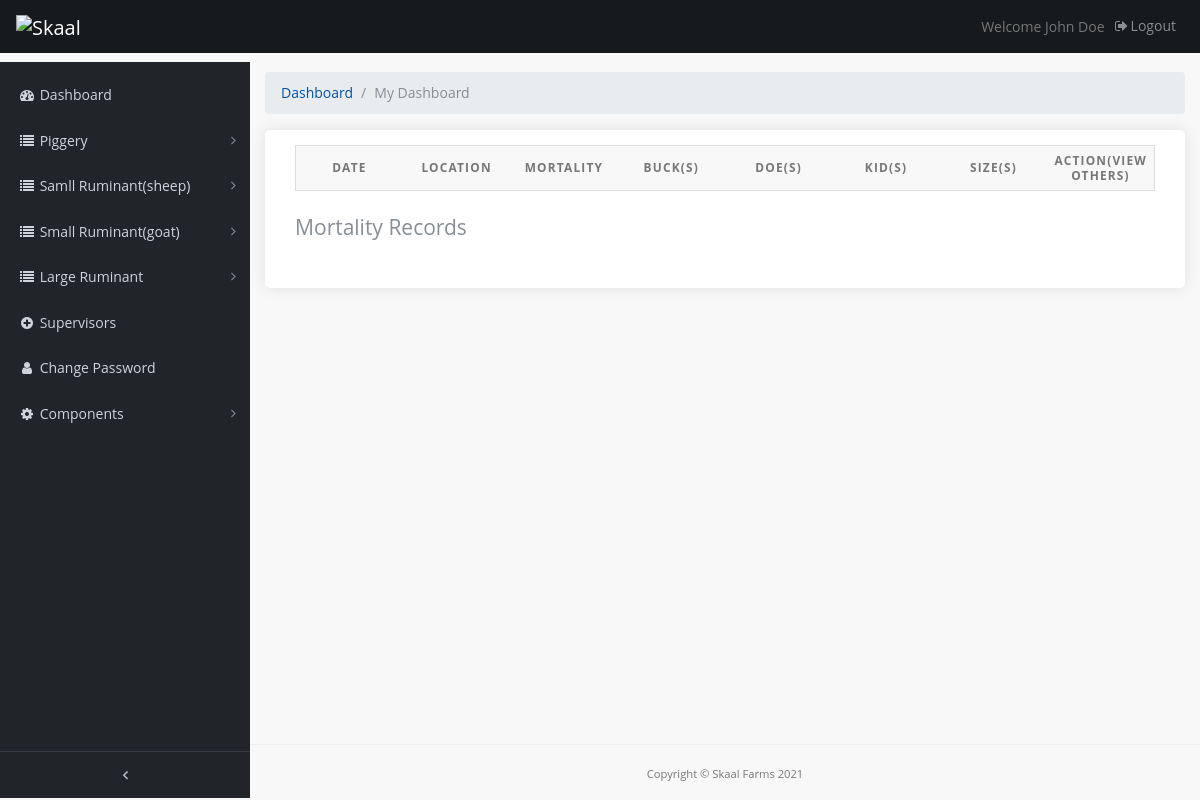
The page /pages/goat-mortality-records on the database as committed earlier.
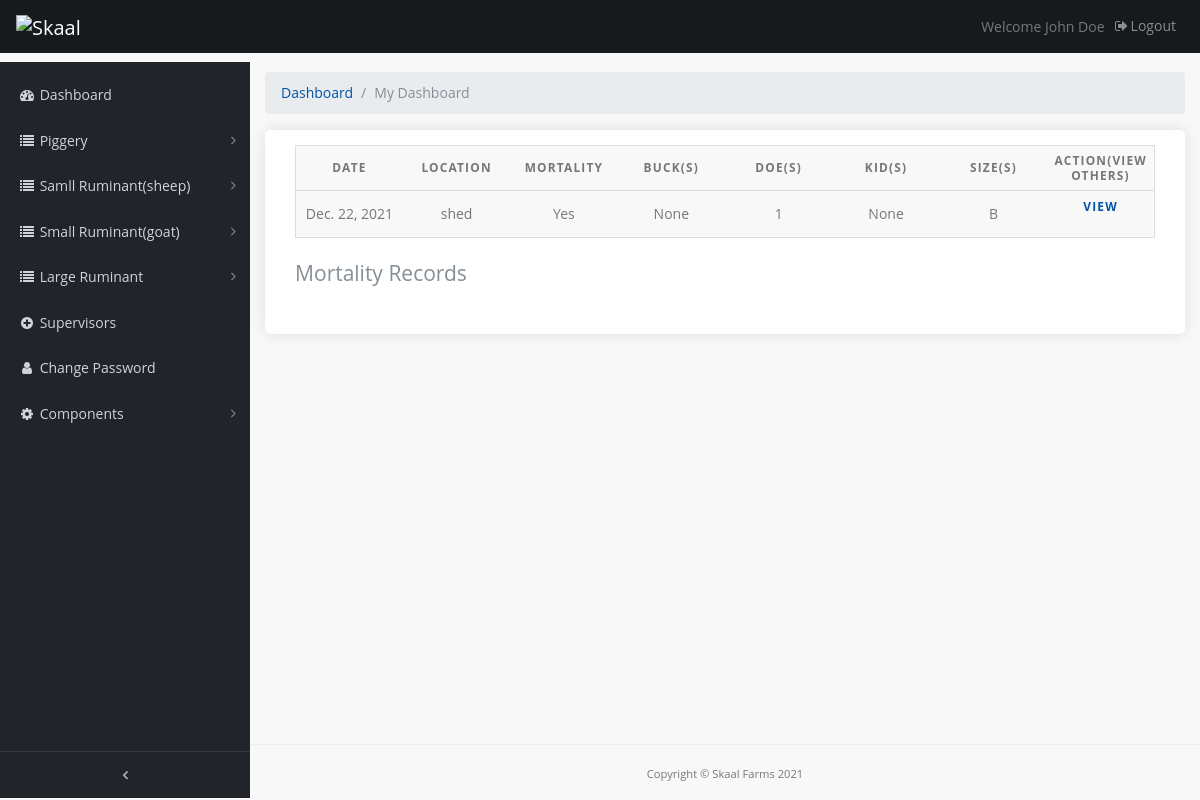
The same page on the database as committed later.
### farmrecord/models.py (models this page shows, shortened)
class GoatMortality(models.Model):
    mortality = models.CharField(max_length=10, verbose_name='mortality')
    date = models.DateField(default=timezone.now)
    location = models.CharField(max_length=200, verbose_name='loaction(s)')
    doe_num = models.IntegerField(verbose_name='Doe(s)', blank=True, null=True)
    buck_num = models.IntegerField(verbose_name='Buck(s)', blank=True, null=True)
    kid = models.IntegerField(verbose_name='kid(s)', blank=True, null=True)
    section = models.ForeignKey(Section, verbose_name='Section', related_name='category3', null=True, on_delete=models.CASCADE)
    size = models.CharField(max_length=100, verbose_name='Size(s)')
    comment = models.TextField(max_length=500, verbose_name='Cause of death' , blank=True)
    image_1 = models.FileField(verbose_name='first image', blank=True, null=True, upload_to='uploads/',)
    image_2 = models.FileField(verbose_name=' second image', blank=True, null=True, upload_to='uploads/')
    class Meta():
        verbose_name_plural='Goat mortality'

### farmrecord/views.py (the view)
# urls.py: path('goat-mortality-records', views.goat_motrec, name='goat_motrec'),
def goat_motrec(request):
    goat_mrec =   GoatMortality.objects.order_by('date')
    return render(request, 'goatmotrec.html', {'goat_mrec': goat_mrec})

### templates/goatmotrec.html (shortened to what this page needs)
{% extends 'base.html' %}
{% load static %}
{% block content %}
  <div class="content-wrapper">
    <div class="container-fluid">
      <ol class="breadcrumb">
        <li class="breadcrumb-item">
          <a href="#">Dashboard</a>
        </li>
        <li class="breadcrumb-item active">My Dashboard</li>
      </ol>
		<div class="box_general padding_bottom">
			<table>
        <caption>Mortality Records</caption>
        <thead>
          <tr>
            <th scope="col">Date</th>
            <th scope="col">Location</th>
            <th scope="col">Mortality</th>
            <th scope="col">Buck(s)</th>
            <th scope="col">Doe(s)</th>
            <th scope="col">Kid(s)</th>
            <th scope="col">Size(s)</th>
            <th scope="col">ACTION(View others)</th>
          </tr>
        </thead>
        <tbody>
          {% if goat_mrec %}
          {% for b in goat_mrec %}
          <tr>
            <td data-label="Date">{{ b.date }}</td>
            <td data-label="Location">{{ b.location }}</td>
            <td data-label="Mortality">{{ b.mortality }}</td>
            <td data-label="Buck(s)">{{ b.buck_num }}</td>
            <td data-label="Doe(s)">{{ b.doe_num }}</td>
            <td data-label="Kid(s)">{{ b.kid }}</td>
            <td data-label="Size(s)">{{ b.size }}</td>
            <th data-label="Action" class="table"><a href="{% url 'farmrecord:cow_motrec_view' b.id %}" >View</a></th>
          {% endfor %}
          {% endif %}
          </tr>
        </tbody>
      </table>
		</div>
	  </div>
   	</div>
{% endblock %}

Rows that differ between the two databases and show on the page:
added GoatMortality: date "Dec. 22, 2021", location "shed", mortality "Yes", buck_num "None", doe_num "1", kid "None", size "B"
